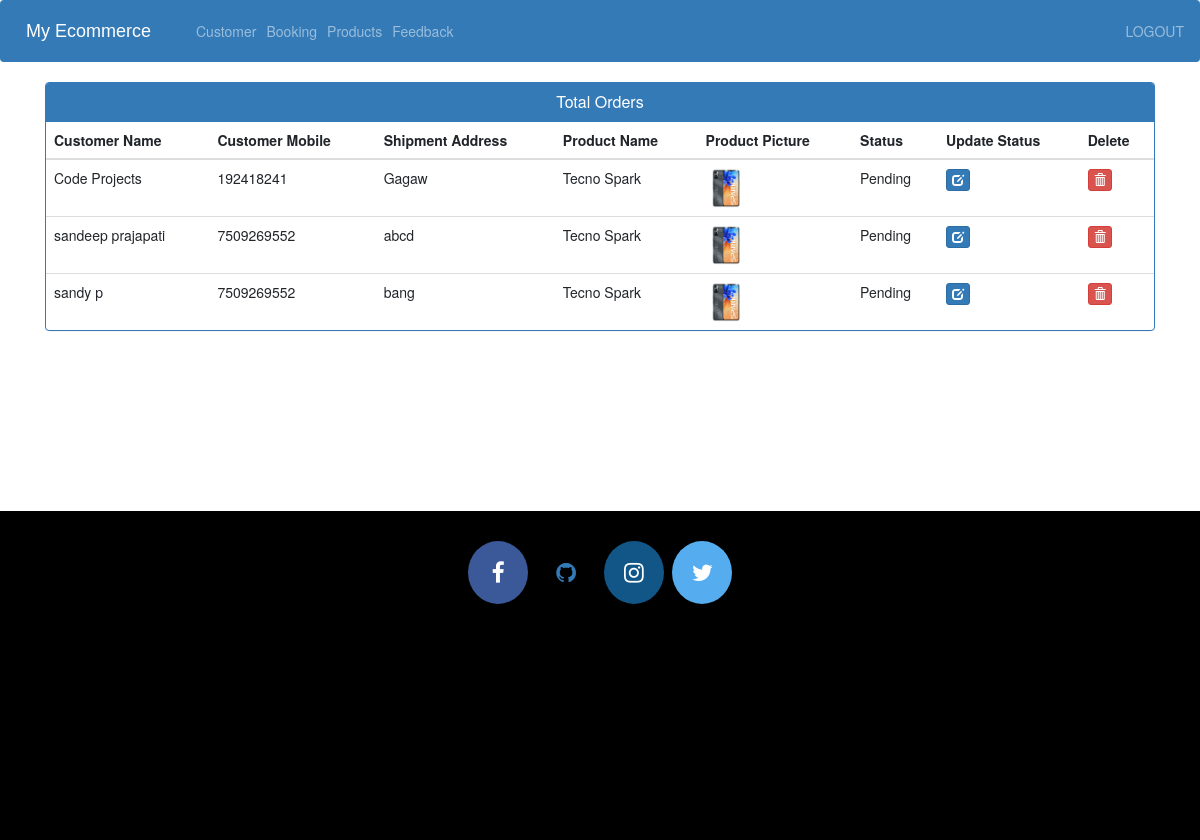
The page /admin-view-booking (signed in) on the database its author committed.
### ecom/models.py (models this page shows, shortened)
class Customer(models.Model):
    user=models.OneToOneField(User,on_delete=models.CASCADE)
    profile_pic= models.ImageField(upload_to='profile_pic/CustomerProfilePic/',null=True,blank=True)
    address = models.CharField(max_length=40)
    mobile = models.CharField(max_length=20,null=False)
    @property
    def get_name(self):
        return self.user.first_name+" "+self.user.last_name

class Orders(models.Model):
    STATUS =(
        ('Pending','Pending'),
        ('Order Confirmed','Order Confirmed'),
        ('Out for Delivery','Out for Delivery'),
        ('Delivered','Delivered'),
    )
    customer=models.ForeignKey('Customer', on_delete=models.CASCADE,null=True)
    product=models.ForeignKey('Product',on_delete=models.CASCADE,null=True)
    email = models.CharField(max_length=50,null=True)
    address = models.CharField(max_length=500,null=True)
    mobile = models.CharField(max_length=20,null=True)
    order_date= models.DateField(auto_now_add=True,null=True)
    status=models.CharField(max_length=50,null=True,choices=STATUS)

class Product(models.Model):
    name=models.CharField(max_length=40)
    product_image= models.ImageField(upload_to='product_image/',null=True,blank=True)
    price = models.PositiveIntegerField()
    description=models.CharField(max_length=40)

### ecom/views.py (the view)
# urls.py: path('admin-view-booking', views.admin_view_booking_view,name='admin-view-booking'),
@login_required(login_url='adminlogin')
def admin_view_booking_view(request):
    orders=models.Orders.objects.all()
    ordered_products=[]
    ordered_bys=[]
    for order in orders:
        ordered_product=models.Product.objects.all().filter(id=order.product.id)
        ordered_by=models.Customer.objects.all().filter(id = order.customer.id)
        ordered_products.append(ordered_product)
        ordered_bys.append(ordered_by)
    return render(request,'ecom/admin_view_booking.html',{'data':zip(ordered_products,ordered_bys,orders)})

### templates/ecom/admin_view_booking.html (shortened to what this page needs)
{% extends 'ecom/admin_base.html' %}
{% load static %}
{% block content %}
<head>
  <link href="//netdna.bootstrapcdn.com/bootstrap/3.0.0/css/bootstrap.min.css" rel="stylesheet" id="bootstrap-css">
</head>
<div class="container">
  <div class="panel panel-primary">
    <div class="panel-heading">
      <h6 class="panel-title">Total Orders</h6>
    </div>
    <table class="table table-hover" id="dev-table">
      <thead>
        <tr>
          <th>Customer Name</th>
          <th>Customer Mobile</th>
          <th>Shipment Address</th>
          <th>Product Name</th>
          <th>Product Picture</th>
          <th>Status</th>
          <th>Update Status</th>
          <th>Delete</th>
        </tr>
      </thead>
      {% for product,customer,order in data %}
      <tr>
        {% for c in customer %}
        <td> {{c.get_name}}</td>
        <td>{{c.mobile}}</td>
        <td>{{order.address}}</td>
        {% endfor %}
        {% for p in product %}
        <td> {{p.name}}</td>
        <td> <img src="{% static p.product_image.url %}" alt="Profile Pic" height="40px" width="40px" /></td>
        <td>{{order.status}}</td>
        <td><a class="btn btn-primary btn-xs" href="{% url 'update-order' order.id  %}"><span class="glyphicon glyphicon-edit"></span></a></td>
        <td><a class="btn btn-danger btn-xs" href="{% url 'delete-order' order.id  %}"><span class="glyphicon glyphicon-trash"></span></a></td>
        {% endfor %}
      </tr>
      {% endfor %}
    </table>
  </div>
</div>
{% endblock content %}

### templates/ecom/admin_view_booking.html (style rules this page uses)
a:link { text-decoration: none; }
h6 { text-align: center; }

### rows shown on the page
Orders: address "Gagaw", status "Pending"
Customer: get_name "Code Projects", mobile "192418241"
Product: name "Tecno Spark", product_image (picture)
Orders: address "abcd", status "Pending"
Customer: get_name "sandeep prajapati", mobile "7509269552"
Orders: address "bang", status "Pending"
Customer: get_name "sandy p", mobile "7509269552"
